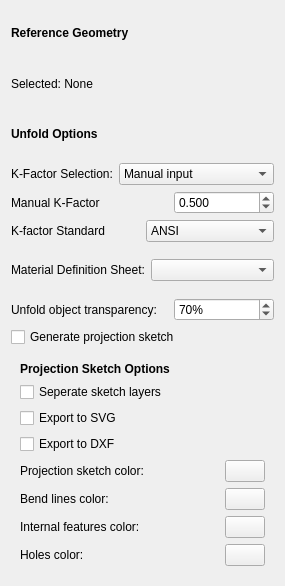
<?xml version="1.0" encoding="UTF-8"?>
<ui version="4.0">
 <class>Form</class>
 <widget class="QWidget" name="Form">
  <property name="geometry">
   <rect>
    <x>0</x>
    <y>0</y>
    <width>285</width>
    <height>586</height>
   </rect>
  </property>
  <property name="windowTitle">
   <string>Form</string>
  </property>
  <layout class="QVBoxLayout" name="verticalLayout">
   <item>
    <widget class="QLabel" name="label_2">
     <property name="text">
      <string>&lt;html&gt;&lt;head/&gt;&lt;body&gt;&lt;p&gt;&lt;span style=&quot; font-weight:600;&quot;&gt;Reference Geometry&lt;/span&gt;&lt;/p&gt;&lt;/body&gt;&lt;/html&gt;</string>
     </property>
    </widget>
   </item>
   <item>
    <widget class="QLabel" name="selectedGeometryLabel">
     <property name="text">
      <string>Selected: None</string>
     </property>
    </widget>
   </item>
   <item>
    <widget class="QLabel" name="label_3">
     <property name="text">
      <string>&lt;html&gt;&lt;head/&gt;&lt;body&gt;&lt;p&gt;&lt;span style=&quot; font-weight:600;&quot;&gt;Unfold Options&lt;/span&gt;&lt;/p&gt;&lt;/body&gt;&lt;/html&gt;</string>
     </property>
    </widget>
   </item>
   <item>
    <layout class="QHBoxLayout" name="kFactorSelectionLayout">
     <item>
      <widget class="QLabel" name="label_5">
       <property name="text">
        <string>K-Factor Selection:</string>
       </property>
      </widget>
     </item>
     <item>
      <widget class="QComboBox" name="kFactorModeComboBox">
       <property name="sizePolicy">
        <sizepolicy hsizetype="Preferred" vsizetype="Fixed">
         <horstretch>0</horstretch>
         <verstretch>0</verstretch>
        </sizepolicy>
       </property>
       <property name="minimumSize">
        <size>
         <width>120</width>
         <height>0</height>
        </size>
       </property>
       <item>
        <property name="text">
         <string>Manual input</string>
        </property>
       </item>
       <item>
        <property name="text">
         <string>Material definition sheet</string>
        </property>
       </item>
      </widget>
     </item>
    </layout>
   </item>
   <item>
    <widget class="QWidget" name="manualKFactorOptionsWidget" native="true">
     <layout class="QVBoxLayout" name="manualKFactorOptionsLayout">
      <property name="spacing">
       <number>6</number>
      </property>
      <property name="leftMargin">
       <number>0</number>
      </property>
      <property name="topMargin">
       <number>0</number>
      </property>
      <property name="rightMargin">
       <number>0</number>
      </property>
      <property name="bottomMargin">
       <number>0</number>
      </property>
      <item>
       <layout class="QHBoxLayout" name="horizontalLayout">
        <property name="sizeConstraint">
         <enum>QLayout::SetDefaultConstraint</enum>
        </property>
        <item>
         <widget class="QLabel" name="label_11">
          <property name="text">
           <string>Manual K-Factor</string>
          </property>
         </widget>
        </item>
        <item>
         <widget class="QDoubleSpinBox" name="manualKFactorSpinBox">
          <property name="enabled">
           <bool>true</bool>
          </property>
          <property name="sizePolicy">
           <sizepolicy hsizetype="Preferred" vsizetype="Fixed">
            <horstretch>0</horstretch>
            <verstretch>0</verstretch>
           </sizepolicy>
          </property>
          <property name="maximumSize">
           <size>
            <width>100</width>
            <height>16777215</height>
           </size>
          </property>
          <property name="decimals">
           <number>3</number>
          </property>
          <property name="maximum">
           <double>2.000000000000000</double>
          </property>
          <property name="singleStep">
           <double>0.100000000000000</double>
          </property>
          <property name="value">
           <double>0.500000000000000</double>
          </property>
         </widget>
        </item>
       </layout>
      </item>
      <item>
       <layout class="QHBoxLayout" name="manualKFactorStandardLayout">
        <item>
         <widget class="QLabel" name="label_12">
          <property name="text">
           <string>K-factor Standard</string>
          </property>
         </widget>
        </item>
        <item>
         <widget class="QComboBox" name="manualKFactorStandardsComboBox">
          <item>
           <property name="text">
            <string>ANSI</string>
           </property>
          </item>
          <item>
           <property name="text">
            <string>DIN</string>
           </property>
          </item>
         </widget>
        </item>
       </layout>
      </item>
     </layout>
    </widget>
   </item>
   <item>
    <widget class="QWidget" name="materialDefinitionSheetWidget" native="true">
     <layout class="QHBoxLayout" name="materalDefinitionSheetLayout">
      <property name="leftMargin">
       <number>0</number>
      </property>
      <property name="topMargin">
       <number>0</number>
      </property>
      <property name="rightMargin">
       <number>0</number>
      </property>
      <property name="bottomMargin">
       <number>0</number>
      </property>
      <item>
       <widget class="QLabel" name="label_10">
        <property name="text">
         <string>Material Definition Sheet:</string>
        </property>
       </widget>
      </item>
      <item>
       <widget class="QComboBox" name="materialDefinitionSheetsCombobox">
        <property name="sizePolicy">
         <sizepolicy hsizetype="Preferred" vsizetype="Fixed">
          <horstretch>0</horstretch>
          <verstretch>0</verstretch>
         </sizepolicy>
        </property>
       </widget>
      </item>
     </layout>
    </widget>
   </item>
   <item>
    <layout class="QHBoxLayout" name="unfoldObjectTransparencyLayout">
     <property name="sizeConstraint">
      <enum>QLayout::SetMinimumSize</enum>
     </property>
     <property name="topMargin">
      <number>0</number>
     </property>
     <item>
      <widget class="QLabel" name="label">
       <property name="sizePolicy">
        <sizepolicy hsizetype="Preferred" vsizetype="Preferred">
         <horstretch>0</horstretch>
         <verstretch>0</verstretch>
        </sizepolicy>
       </property>
       <property name="text">
        <string>Unfold object transparency:</string>
       </property>
      </widget>
     </item>
     <item>
      <widget class="QSpinBox" name="unfoldedShapeTransparencySpinBox">
       <property name="sizePolicy">
        <sizepolicy hsizetype="Minimum" vsizetype="Fixed">
         <horstretch>0</horstretch>
         <verstretch>0</verstretch>
        </sizepolicy>
       </property>
       <property name="maximumSize">
        <size>
         <width>100</width>
         <height>16777215</height>
        </size>
       </property>
       <property name="suffix">
        <string>%</string>
       </property>
       <property name="maximum">
        <number>100</number>
       </property>
       <property name="value">
        <number>70</number>
       </property>
      </widget>
     </item>
    </layout>
   </item>
   <item>
    <widget class="QCheckBox" name="generateProjectionSketchCheckBox">
     <property name="text">
      <string>Generate projection sketch</string>
     </property>
    </widget>
   </item>
   <item>
    <widget class="QWidget" name="projectionSketchOptionsWidget" native="true">
     <layout class="QVBoxLayout" name="projectionSketchOptionsLayout">
      <item>
       <widget class="QLabel" name="label_4">
        <property name="text">
         <string>&lt;html&gt;&lt;head/&gt;&lt;body&gt;&lt;p&gt;&lt;span style=&quot; font-weight:600;&quot;&gt;Projection Sketch Options&lt;/span&gt;&lt;/p&gt;&lt;/body&gt;&lt;/html&gt;</string>
        </property>
       </widget>
      </item>
      <item>
       <widget class="QCheckBox" name="separateSketchLayersCheckBox">
        <property name="text">
         <string>Seperate sketch layers</string>
        </property>
       </widget>
      </item>
      <item>
       <widget class="QCheckBox" name="exportSVGCheckBox">
        <property name="text">
         <string>Export to SVG</string>
        </property>
       </widget>
      </item>
      <item>
       <widget class="QCheckBox" name="exportDXFCheckBox">
        <property name="text">
         <string>Export to DXF</string>
        </property>
       </widget>
      </item>
      <item>
       <widget class="QWidget" name="projectionSketchColorWidget" native="true">
        <layout class="QHBoxLayout" name="projectionSketchColorLayout">
         <property name="leftMargin">
          <number>0</number>
         </property>
         <property name="topMargin">
          <number>0</number>
         </property>
         <property name="rightMargin">
          <number>0</number>
         </property>
         <property name="bottomMargin">
          <number>0</number>
         </property>
         <item>
          <widget class="QLabel" name="label_6">
           <property name="text">
            <string>Projection sketch color:</string>
           </property>
          </widget>
         </item>
         <item>
          <spacer name="horizontalSpacer_3">
           <property name="orientation">
            <enum>Qt::Horizontal</enum>
           </property>
           <property name="sizeHint" stdset="0">
            <size>
             <width>40</width>
             <height>20</height>
            </size>
           </property>
          </spacer>
         </item>
         <item>
          <widget class="Gui::ColorButton" name="projectionSketchColorButton">
           <property name="color">
            <color>
             <red>66</red>
             <green>203</green>
             <blue>105</blue>
            </color>
           </property>
          </widget>
         </item>
        </layout>
       </widget>
      </item>
      <item>
       <widget class="QWidget" name="bendLinesColorWidget" native="true">
        <layout class="QHBoxLayout" name="bendLinesColorLayout">
         <property name="leftMargin">
          <number>0</number>
         </property>
         <property name="topMargin">
          <number>0</number>
         </property>
         <property name="rightMargin">
          <number>0</number>
         </property>
         <property name="bottomMargin">
          <number>0</number>
         </property>
         <item>
          <widget class="QLabel" name="label_7">
           <property name="text">
            <string>Bend lines color:</string>
           </property>
          </widget>
         </item>
         <item>
          <spacer name="horizontalSpacer_2">
           <property name="orientation">
            <enum>Qt::Horizontal</enum>
           </property>
           <property name="sizeHint" stdset="0">
            <size>
             <width>40</width>
             <height>20</height>
            </size>
           </property>
          </spacer>
         </item>
         <item>
          <widget class="Gui::ColorButton" name="bendLinesColorButton">
           <property name="color">
            <color>
             <red>66</red>
             <green>203</green>
             <blue>105</blue>
            </color>
           </property>
          </widget>
         </item>
        </layout>
       </widget>
      </item>
      <item>
       <widget class="QWidget" name="internalfeaturesColorWidget" native="true">
        <layout class="QHBoxLayout" name="internalfeaturesColorLayout">
         <property name="leftMargin">
          <number>0</number>
         </property>
         <property name="topMargin">
          <number>0</number>
         </property>
         <property name="rightMargin">
          <number>0</number>
         </property>
         <property name="bottomMargin">
          <number>0</number>
         </property>
         <item>
          <widget class="QLabel" name="label_8">
           <property name="text">
            <string>Internal features color:</string>
           </property>
          </widget>
         </item>
         <item>
          <spacer name="horizontalSpacer_4">
           <property name="orientation">
            <enum>Qt::Horizontal</enum>
           </property>
           <property name="sizeHint" stdset="0">
            <size>
             <width>40</width>
             <height>20</height>
            </size>
           </property>
          </spacer>
         </item>
         <item>
          <widget class="Gui::ColorButton" name="internalFeaturesColorButton">
           <property name="color">
            <color>
             <red>66</red>
             <green>203</green>
             <blue>105</blue>
            </color>
           </property>
          </widget>
         </item>
        </layout>
       </widget>
      </item>
      <item>
       <widget class="QWidget" name="holesColorWidget" native="true">
        <layout class="QHBoxLayout" name="holesColorLayout">
         <property name="leftMargin">
          <number>0</number>
         </property>
         <property name="topMargin">
          <number>0</number>
         </property>
         <property name="rightMargin">
          <number>0</number>
         </property>
         <property name="bottomMargin">
          <number>0</number>
         </property>
         <item>
          <widget class="QLabel" name="label_9">
           <property name="text">
            <string>Holes color:</string>
           </property>
          </widget>
         </item>
         <item>
          <spacer name="horizontalSpacer_5">
           <property name="orientation">
            <enum>Qt::Horizontal</enum>
           </property>
           <property name="sizeHint" stdset="0">
            <size>
             <width>40</width>
             <height>20</height>
            </size>
           </property>
          </spacer>
         </item>
         <item>
          <widget class="Gui::ColorButton" name="holesColorButton">
           <property name="sizePolicy">
            <sizepolicy hsizetype="Minimum" vsizetype="Fixed">
             <horstretch>0</horstretch>
             <verstretch>0</verstretch>
            </sizepolicy>
           </property>
           <property name="color">
            <color>
             <red>66</red>
             <green>203</green>
             <blue>105</blue>
            </color>
           </property>
          </widget>
         </item>
        </layout>
       </widget>
      </item>
     </layout>
    </widget>
   </item>
  </layout>
 </widget>
 <customwidgets>
  <customwidget>
   <class>Gui::ColorButton</class>
   <extends>QPushButton</extends>
   <header>Gui/Widgets.h</header>
  </customwidget>
 </customwidgets>
 <tabstops>
  <tabstop>kFactorModeComboBox</tabstop>
  <tabstop>manualKFactorSpinBox</tabstop>
  <tabstop>manualKFactorStandardsComboBox</tabstop>
  <tabstop>materialDefinitionSheetsCombobox</tabstop>
  <tabstop>unfoldedShapeTransparencySpinBox</tabstop>
  <tabstop>generateProjectionSketchCheckBox</tabstop>
  <tabstop>separateSketchLayersCheckBox</tabstop>
  <tabstop>exportSVGCheckBox</tabstop>
  <tabstop>exportDXFCheckBox</tabstop>
  <tabstop>projectionSketchColorButton</tabstop>
  <tabstop>bendLinesColorButton</tabstop>
  <tabstop>internalFeaturesColorButton</tabstop>
  <tabstop>holesColorButton</tabstop>
 </tabstops>
 <resources/>
 <connections/>
</ui>
